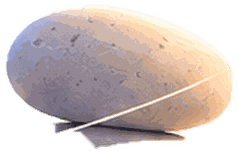
#> input picture assets/intro/original/screen_02_stone_01.png, 238 x 154 px; the run also reads 1 picture not shown here
$ python clean_stones.py
#> lines starting #> are read from the running program, lines starting #| are printed output that depends on the picture; after the words box and inside, x2 and y2 are one past the last pixel; in counts of white or black regions, pixels touching at a corner belong together
"""인트로 돌 이미지 다듬기 (Figma 원본: assets/intro/original, 결과: assets/intro)
원래 윤곽은 최대한 살리고, 다른 돌에서 묻어온 조각·빛 궤도 선·잘린 윗면만 정리합니다.
2장 돌 3개를 따로 쌓는 연출, 막장 돌탑을 '아래 세 개 + 맨 위 하나'로 나누는 데 씁니다.

실행: pip install pillow numpy opencv-python-headless
      python3 assets/intro/original/tools/clean_stones.py
"""
import os
import cv2
import numpy as np
from PIL import Image

W = os.path.dirname(os.path.dirname(os.path.abspath(__file__))) + '/'  # original/
OUT = os.path.dirname(os.path.dirname(W)) + '/'  # assets/intro/
SS = 4


def load(name):
#> called with name = 'screen_02_stone_01.png'
    a = np.array(Image.open(W + name).convert('RGBA'))
#> a is the input picture: shape (154, 238, 4); mean R, G, B, A 130.5, 117.1, 112.6, 164.3
    return a[:, :, :3].copy(), a[:, :, 3].copy()


def inpaint(rgb, holes, radius=6):
    if not holes.any():
        return rgb
    bgr = cv2.cvtColor(rgb, cv2.COLOR_RGB2BGR)
    out = cv2.inpaint(bgr, holes.astype(np.uint8) * 255, radius, cv2.INPAINT_TELEA)
    return cv2.cvtColor(out, cv2.COLOR_BGR2RGB)


def fill_transparent(rgb, alpha):
    """투명한 곳의 색을 돌 색으로 채움 (배경색이 가장자리로 번지지 않게)"""
    return inpaint(rgb, alpha < 128, radius=3)


def ellipse_mask(shape, ell, grow=0.0):
    (cx, cy), (w, h), ang = ell
    big = np.zeros((shape[0] * SS, shape[1] * SS), np.uint8)
    cv2.ellipse(big, ((cx * SS, cy * SS), ((w + grow) * SS, (h + grow) * SS), ang), 255, -1, cv2.LINE_AA)
    return cv2.resize(big, (shape[1], shape[0]), interpolation=cv2.INTER_AREA)


def side_points(alpha, y0, y1):
    pts = []
    for y in range(y0, y1):
        xs = np.where(alpha[y] > 128)[0]
        if len(xs):
            pts += [(xs.min(), y), (xs.max(), y)]
    return np.array(pts, np.float32)


def luminance(rgb):
    return cv2.cvtColor(rgb, cv2.COLOR_RGB2GRAY).astype(np.float32)


def dilate(m, k=3):
    return cv2.dilate(m.astype(np.uint8), np.ones((k, k), np.uint8)).astype(bool)


def mirror_fill(rgb, holes):
    """구멍(윗부분)을 바로 아래 질감을 위로 뒤집어 채움. 번진 듯한 얼룩 대신 돌 질감이 이어지게."""
    out = rgb.copy()
    h = rgb.shape[0]
    cols = np.where(holes.any(0))[0]
    yb = np.array([np.where(holes[:, x])[0].max() for x in cols], np.float32)
    yb = cv2.GaussianBlur(yb.reshape(1, -1), (1, 31), 0).ravel()  # 기준선을 가로로 부드럽게 (세로 줄무늬 방지)
    for x, b in zip(cols, yb):
        b = int(round(b))
        for y in np.where(holes[:, x])[0]:
            out[y, x] = rgb[min(h - 1, max(0, 2 * b - y + 1)), x]
    # 경계가 티 나지 않게 채운 부분만 살짝 흐림
    soft = cv2.GaussianBlur(out, (3, 3), 0)
    edge = dilate(holes, 3)
    out[edge] = soft[edge]
    return out


def lift_shadow(rgb, region, target):
    """그림자 진 부분을 질감은 살리고 밝기만 target에 맞춤"""
    lum = luminance(rgb)
    smooth = cv2.GaussianBlur(lum, (0, 0), 6) + 1
    gain = np.clip(target / smooth, 1.0, 2.2)
    gain = cv2.GaussianBlur(np.where(region, gain, 1.0).astype(np.float32), (0, 0), 3)
    return np.clip(rgb.astype(np.float32) * gain[:, :, None], 0, 255).astype(np.uint8)


def save(rgb, alpha, name, crop=False):
    """가장자리 몇 픽셀만 돌 색으로 채우고(확대·축소 시 테두리 번짐 방지) 나머지 투명 부분은 비움, 256색으로 저장"""
    rgb = fill_transparent(rgb, alpha)
    rgb[~dilate(alpha > 0, 9)] = 0
    img = Image.fromarray(np.dstack([rgb, alpha]))
    box = None
    if crop:
        box = img.getbbox()
        img = img.crop(box)
    img.quantize(256, method=Image.Quantize.FASTOCTREE, dither=Image.Dither.NONE).save(OUT + name, optimize=True)
    return box


# ── 2장 위 돌: 아래로 삐져나온 그림자 조각 잘라내기 + 빛 궤도 선 지우기 ──
rgb, alpha = load('screen_02_stone_01.png')
h, w = alpha.shape
#> h = 154; w = 238
rgb = fill_transparent(rgb, alpha)
lum = luminance(rgb)
#> in luminance, `return cv2.cvtColor(rgb, cv2.COLOR_RGB2GRAY).astype(np.float32)`:
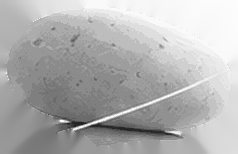
#> returned value: shape (154, 238) float32; min 36, max 254, mean 176.8
# 돌과 그림자 조각 사이의 가는 어두운 선(약 110~140행)을 따라 그 아래를 잘라냄
xs = np.arange(55, 196)
cut = np.array([110 + int(np.argmin(np.where(alpha[110:141, x] > 128, lum[110:141, x], 0))) for x in xs], np.float32)
#> cut = 141 values, max 140 at index 33, min 117 at index 0, mean 129.5
cut = np.polyval(np.polyfit(xs, cut, 2), xs) - 1
#> cut = 141 values from 126.6 to 130.6
new_alpha = alpha.copy()
for x, c in zip(xs, cut):
    y0 = int(np.floor(c))
    new_alpha[y0 + 1:, x] = 0
    new_alpha[y0, x] = int(new_alpha[y0, x] * (c - y0))  # 경계 한 픽셀은 반투명으로
#> this loop made 141 passes
#> (c, y0) on passes 1 to 12: (126.6, 126), (126.6, 126), (126.7, 126), (126.7, 126), (126.7, 126), (126.7, 126), (126.7, 126), (126.8, 126), (126.8, 126), (126.8, 126), (126.8, 126), (126.9, 126)
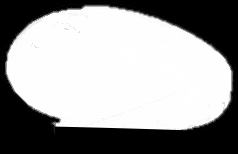
#> new_alpha: shape (154, 238); min 0, max 255, mean 154
new_alpha = cv2.GaussianBlur(new_alpha, (3, 3), 0)
streak = (lum - cv2.medianBlur(lum.astype(np.uint8), 11).astype(np.float32) > 14) & (new_alpha > 128)
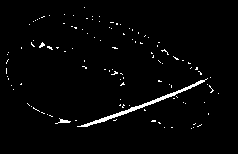
#> streak: shape (154, 238) bool; 2.2% white in thin lines or dots, all inside (x1, y1, x2, y2) = (6, 7, 219, 129)
rgb = inpaint(rgb, dilate(streak, 5), radius=7)
#> in dilate, `return cv2.dilate(m.astype(np.uint8), np.ones((k, k), np.uint8)).astyp..`: returned value: shape (154, 238) bool; 12.8% white; 37 white regions, largest, box (x1, y1, x2, y2) and area: (53, 40, 221, 129) 2085, (29, 38, 61, 52) 256, (102, 67, 127, 88) 253
save(rgb, new_alpha, 'screen_02_stone_01.png')

# ── 2장 가운데 돌: 왼쪽 위에 붙은 다른 돌 조각 잘라내기 ──
rgb, alpha = load('screen_02_stone_02.png')
#> call 2 of load, with name = 'screen_02_stone_02.png'
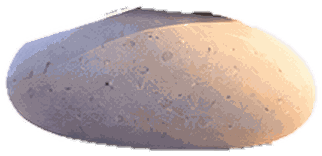
#> input picture assets/intro/original/screen_02_stone_02.png, 322 x 156 px
#> in load, a is the input picture: shape (156, 322, 4); mean R, G, B, A 128.3, 114.2, 112.3, 176.8
#> rgb: shape (156, 322, 3)
#> alpha: shape (156, 322)
h, w = alpha.shape
#> h = 156; w = 322
rgb = fill_transparent(rgb, alpha)
ell = cv2.fitEllipse(side_points(alpha, int(h * 0.3), h - 4).reshape(-1, 1, 2))
#> the loop in side_points, `for y in range(y0, y1):` made 106 passes
#> pts on passes 1 to 2: [(22, 46), (289, 46)], [(22, 46), (289, 46), (21, 47), (290, 47)]
#> after the loop in side_points, `for y in range(y0, y1):`: pts = 208 pairs, first value 6 to 315, second value 46 to 149
#> ell = ((161.2, 85.85), (138.7, 314.6), 92.67)
body = ellipse_mask(alpha.shape, ell, grow=6)
#> in ellipse_mask, `(cx, cy), (w, h), ang = ell`: cx = 161.2; cy = 85.85; w = 138.7; h = 314.6; ang = 92.67
new_alpha = alpha.copy()
top = np.arange(h)[:, None] < h * 0.35
new_alpha = np.where(top, np.minimum(alpha, body), new_alpha).astype(np.uint8)
#> new_alpha: shape (156, 322)
lum = luminance(rgb)
odd = top & (new_alpha > 128) & (np.abs(lum - cv2.medianBlur(lum.astype(np.uint8), 13).astype(np.float32)) > 26)
#> odd: shape (156, 322) bool; 0.18% white in thin lines or dots, all inside (x1, y1, x2, y2) = (26, 14, 235, 55)
rgb = inpaint(rgb, dilate(odd, 5), radius=7)
#> in dilate (call 3), `return cv2.dilate(m.astype(np.uint8), np.ones((k, k), np.uint8)).astyp..`: returned value: shape (156, 322) bool; 1.8% white; 14 white regions, largest, box (x1, y1, x2, y2) and area: (139, 25, 166, 41) 230, (24, 30, 61, 45) 210, (104, 13, 114, 19) 57
save(rgb, new_alpha, 'screen_02_stone_02.png')

# ── 2장 아래 돌: 평평하게 잘린 윗면과 어두운 띠를 둥근 윗면으로 복원 ──
rgb, alpha = load('screen_02_stone_03.png')
#> call 3 of load, with name = 'screen_02_stone_03.png'
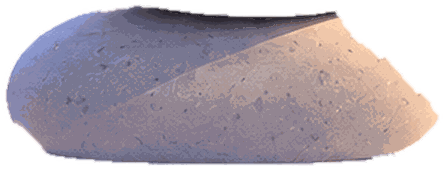
#> input picture assets/intro/original/screen_02_stone_03.png, 444 x 170 px
#> in load, a is the input picture: shape (170, 444, 4); mean R, G, B, A 114.8, 104.6, 113.6, 184.9
#> rgb: shape (170, 444, 3)
#> alpha: shape (170, 444)
h, w = alpha.shape
#> h = 170; w = 444
rgb = fill_transparent(rgb, alpha)
pts = side_points(alpha, int(h * 0.35), h - 6)
#> the loop in side_points (call 2), `for y in range(y0, y1):` made 105 passes
#> pts on passes 1 to 2: [(18, 59), (386, 59)], [(18, 59), (386, 59), (17, 60), (387, 60)]
#> pts = 210 pairs, first value 6 to 437, second value 59 to 163
# 왼쪽 위 둥근 부분(원래 남아 있는 윗면)도 맞춤에 포함
left_top = [(x, np.where(alpha[:, x] > 128)[0].min()) for x in range(int(w * 0.04), int(w * 0.3)) if (alpha[:, x] > 128).any()]
#> left_top = 116 pairs, first value 17 to 132, second value 7 to 60
ell = cv2.fitEllipse(np.vstack([pts, np.array(left_top, np.float32)]).reshape(-1, 1, 2))
#> ell = ((213.5, 96.99), (183.5, 423.7), 94.11)
dome = ellipse_mask(alpha.shape, ell, grow=-1)
split = int(h * 0.6)
#> split = 102
new_alpha = alpha.copy()
new_alpha[:split] = dome[:split]
#> new_alpha: shape (170, 444)
lum = luminance(rgb)
#> in luminance (call 3), `return cv2.cvtColor(rgb, cv2.COLOR_RGB2GRAY).astype(np.float32)`:
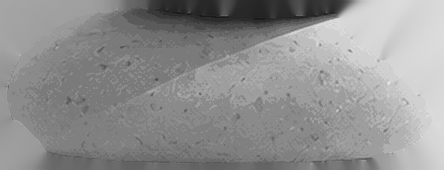
#> returned value: shape (170, 444) float32; min 26, max 228, mean 144.8
med = np.median(lum[alpha > 200])
#> med = 138
dark = (lum < med * 0.86) & (np.arange(h)[:, None] < split) & (alpha > 128)
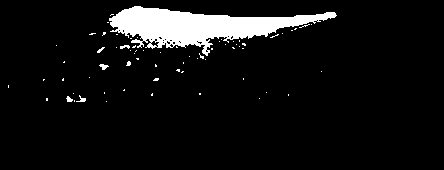
#> dark: shape (170, 444) bool; 7.1% white; 68 white regions (62 under 20 px), largest, box (x1, y1, x2, y2) and area: (109, 6, 337, 56) 5009, (99, 64, 109, 70) 34, (76, 95, 86, 102) 30, (120, 45, 130, 49) 27, (66, 96, 73, 102) 27, (97, 47, 105, 53) 21
rgb = lift_shadow(rgb, dilate(dark, 9), med)
holes = (new_alpha > 0) & (alpha < 200)
holes[split:] = False
rgb = mirror_fill(rgb, holes)
#> in mirror_fill, `cols = np.where(holes.any(0))[0]`: cols = 306 values from 2 to 422
#> in mirror_fill, `yb = np.array([np.where(holes[:, x])[0].max() for x in cols], np.float..`: yb = 306 values, max 101 at index 3, min 7 at index 76, mean 31.85
#> the loop in mirror_fill, `for x, b in zip(cols, yb):` made 306 passes
#> (x, b) on passes 1 to 3: (2, 91), (3, 95), (4, 99)
save(rgb, new_alpha, 'screen_02_stone_03.png')

# ── 막장 돌탑: 맨 위 돌과 아래 세 개로 나누기 (둘 다 원본과 같은 캔버스 크기) ──
rgb, alpha = load('final_tower.png')
h, w = alpha.shape
#> h = 880; w = 660
lum = luminance(rgb)
lum_masked = np.where(alpha > 128, lum, 0)  # 돌 사이 틈(투명)도 경계로 봄
xs = np.arange(205, 472)
offset = np.array([int(np.argmin(lum_masked[268:322, x])) for x in xs], np.uint8)  # 268행부터의 거리
#> offset = 267 values, max 41 at index 45, min 0 at index 0, mean 22.4
seam_raw = 268 + cv2.medianBlur(offset.reshape(1, -1), 9).ravel().astype(np.float32)
#> seam_raw = 267 values, max 309 at index 45, min 268 at index 0, mean 290.5
poly = np.polyfit(xs, seam_raw, 3)
#> poly = [7.51e-06, -0.00841, 2.92, -20.52]
seam = np.full(w, 268.0)
#> seam = 660 values from 268 to 268
seam[xs] = np.polyval(poly, xs)
rows = np.arange(h)[:, None]
#> rows = 880 values from 0 to 879
top_region = rows < seam[None, :]

top_alpha = np.where(top_region, alpha, 0).astype(np.uint8)
print('top box', save(rgb, top_alpha, 'final_tower_top.png', crop=True))
#| top box (200, 119, 475, 303)

base_alpha = np.where(top_region, 0, alpha).astype(np.uint8)
# 두 번째 돌의 둥근 윗면 복원: 보이는 양옆 윤곽으로 타원을 맞춰 윗부분을 채움
second = cv2.fitEllipse(side_points(base_alpha, 300, 440).reshape(-1, 1, 2))
#> second = ((336, 382.4), (196.6, 335.7), 83.69)
dome = ellipse_mask(alpha.shape, second, grow=-2)
upper = rows < 340
base_alpha = np.where(upper, dome, base_alpha).astype(np.uint8)
med = np.median(lum[alpha > 200])
#> med = 134
shadow = upper & (lum < med * 0.8) & (base_alpha > 0)
holes = upper & (base_alpha > 0) & (top_region | (alpha < 200) | dilate(shadow, 9))
rgb_base = mirror_fill(fill_transparent(rgb, np.where(top_region, 0, alpha)), holes)
#> the loop in mirror_fill (call 2), `for x, b in zip(cols, yb):` made 251 passes
#> b on passes 1 to 3: 339, 338, 338
print('base box', save(rgb_base, base_alpha, 'final_tower_base.png', crop=True))
#| base box (76, 283, 603, 823)
